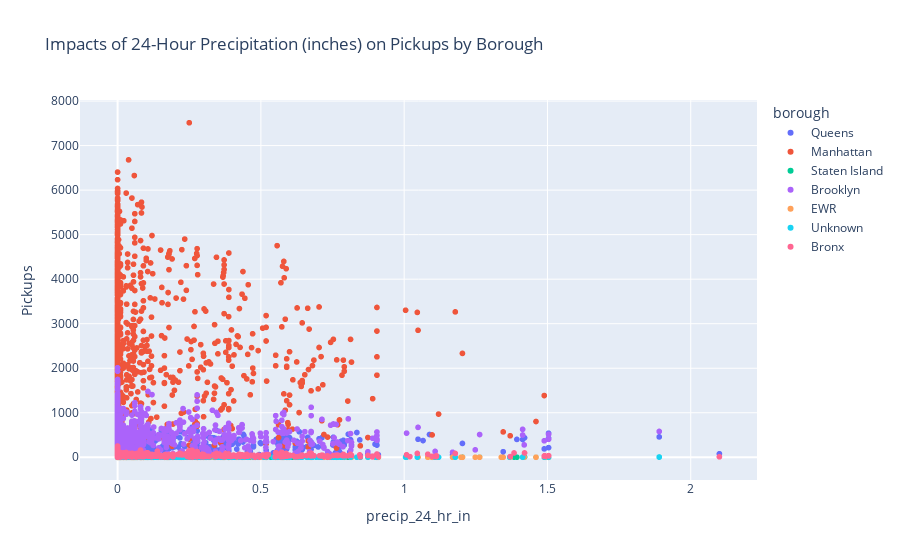

Source (notebook cell):
### Code cell
# Merge the Uber_pickups, Uber_boroughs, and Uber_weather DataFrames
merged_data = pd.merge(Uber_pickups, Uber_boroughs, left_on='borough_id', right_on='id')
merged_data = pd.merge(merged_data, Uber_weather, left_on=['pickup_dt', 'borough_id'], right_on=['datetime', 'borough_id'])

# Create a scatter plot using Plotly Express to visualize the relationship
Part8 = px.scatter(merged_data, x='precip_24_hr_in', y='pickups', color='borough',
                 title='Impacts of 24-Hour Precipitation (inches) on Pickups by Borough',
                 labels={'weather_factor_column': 'Weather Factor', 'pickups': 'Pickups'},
                 hover_name='borough')

Part8

### Figure 1 — Plotly figure (JSON) as saved in the notebook; plotly's stock layout.template omitted (floating-point values rounded to 4 significant figures; data arrays with more than 128 entries replaced by an {"elided": "..."} marker saying what was removed)
{"data": [{"hovertemplate": "<b>%{hovertext}</b><br><br>borough=Queens<br>precip_24_hr_in=%{x}<br>Pickups=%{y}<extra></extra>", "hovertext": {"elided": "1514 str values"}, "legendgroup": "Queens", "marker": {"color": "#636efa", "symbol": "circle"}, "mode": "markers", "name": "Queens", "showlegend": true, "type": "scattergl", "x": {"elided": "1514 float values"}, "xaxis": "x", "y": {"elided": "1514 int values"}, "yaxis": "y"}, {"hovertemplate": "<b>%{hovertext}</b><br><br>borough=Manhattan<br>precip_24_hr_in=%{x}<br>Pickups=%{y}<extra></extra>", "hovertext": {"elided": "1496 str values"}, "legendgroup": "Manhattan", "marker": {"color": "#EF553B", "symbol": "circle"}, "mode": "markers", "name": "Manhattan", "showlegend": true, "type": "scattergl", "x": {"elided": "1496 float values"}, "xaxis": "x", "y": {"elided": "1496 int values"}, "yaxis": "y"}, {"hovertemplate": "<b>%{hovertext}</b><br><br>borough=Staten Island<br>precip_24_hr_in=%{x}<br>Pickups=%{y}<extra></extra>", "hovertext": {"elided": "1506 str values"}, "legendgroup": "Staten Island", "marker": {"color": "#00cc96", "symbol": "circle"}, "mode": "markers", "name": "Staten Island", "showlegend": true, "type": "scattergl", "x": {"elided": "1506 float values"}, "xaxis": "x", "y": {"elided": "1506 int values"}, "yaxis": "y"}, {"hovertemplate": "<b>%{hovertext}</b><br><br>borough=Brooklyn<br>precip_24_hr_in=%{x}<br>Pickups=%{y}<extra></extra>", "hovertext": {"elided": "1460 str values"}, "legendgroup": "Brooklyn", "marker": {"color": "#ab63fa", "symbol": "circle"}, "mode": "markers", "name": "Brooklyn", "showlegend": true, "type": "scattergl", "x": {"elided": "1460 float values"}, "xaxis": "x", "y": {"elided": "1460 int values"}, "yaxis": "y"}, {"hovertemplate": "<b>%{hovertext}</b><br><br>borough=EWR<br>precip_24_hr_in=%{x}<br>Pickups=%{y}<extra></extra>", "hovertext": {"elided": "1504 str values"}, "legendgroup": "EWR", "marker": {"color": "#FFA15A", "symbol": "circle"}, "mode": "markers", "name": "EWR", "showlegend": true, "type": "scattergl", "x": {"elided": "1504 float values"}, "xaxis": "x", "y": {"elided": "1504 int values"}, "yaxis": "y"}, {"hovertemplate": "<b>%{hovertext}</b><br><br>borough=Unknown<br>precip_24_hr_in=%{x}<br>Pickups=%{y}<extra></extra>", "hovertext": {"elided": "1017 str values"}, "legendgroup": "Unknown", "marker": {"color": "#19d3f3", "symbol": "circle"}, "mode": "markers", "name": "Unknown", "showlegend": true, "type": "scattergl", "x": {"elided": "1017 float values"}, "xaxis": "x", "y": {"elided": "1017 int values"}, "yaxis": "y"}, {"hovertemplate": "<b>%{hovertext}</b><br><br>borough=Bronx<br>precip_24_hr_in=%{x}<br>Pickups=%{y}<extra></extra>", "hovertext": {"elided": "1503 str values"}, "legendgroup": "Bronx", "marker": {"color": "#FF6692", "symbol": "circle"}, "mode": "markers", "name": "Bronx", "showlegend": true, "type": "scattergl", "x": {"elided": "1503 float values"}, "xaxis": "x", "y": {"elided": "1503 int values"}, "yaxis": "y"}], "layout": {"legend": {"title": {"text": "borough"}, "tracegroupgap": 0}, "title": {"text": "Impacts of 24-Hour Precipitation (inches) on Pickups by Borough"}, "xaxis": {"anchor": "y", "domain": [0, 1], "title": {"text": "precip_24_hr_in"}}, "yaxis": {"anchor": "x", "domain": [0, 1], "title": {"text": "Pickups"}}}}
